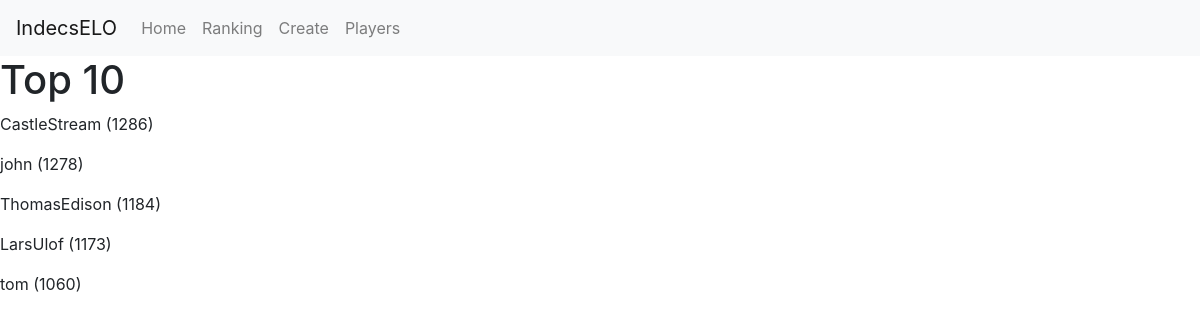
/ranking/, run on an earlier commit of the app's database.
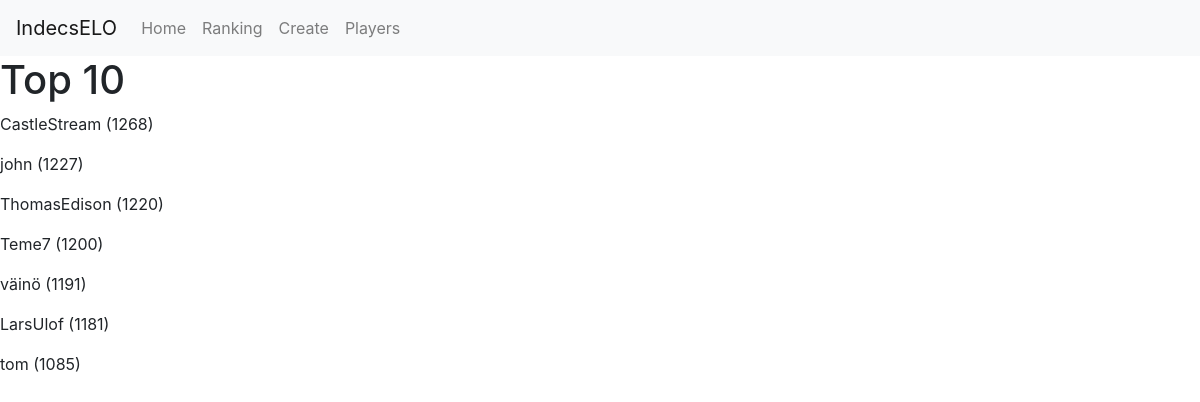
And on a later commit of the database.
### chessapp/models.py (models this page shows, shortened)
class Profile(models.Model):
    user = models.OneToOneField(User, on_delete=models.CASCADE)
    realname = models.CharField(max_length=20, blank=True)
    currentELO = models.IntegerField(default=1200)
    highestELO = models.IntegerField(default=1200)
    lowestELO = models.IntegerField(default=1200)

### chessapp/views.py (the view)
# urls.py: path('ranking/', views.ranking, name="ranking"),
def ranking(request):
    profiles = Profile.objects.all().order_by('-currentELO')[:10]
    return render(request, 'chessapp/ranking.html', {'profiles':profiles})

### chessapp/templates/chessapp/ranking.html
{% extends 'chessapp/base.html' %}
{% block content %}
<h1>Top 10</h1>
{% for profile in profiles %}
<p> {{ profile.user.username }} ({{ profile.currentELO }})</p>
{% endfor %}
{% endblock %}

What changed in the data, as far as the page shows it:
changed Profile "CastleStream": currentELO "1286" → "1268"
changed Profile "john": currentELO "1278" → "1227"
changed Profile "ThomasEdison": currentELO "1184" → "1220"
added Profile: user.username "Teme7", currentELO "1200"
added Profile: user.username "väinö", currentELO "1191"
changed Profile "LarsUlof": currentELO "1173" → "1181"
changed Profile "tom": currentELO "1060" → "1085"
